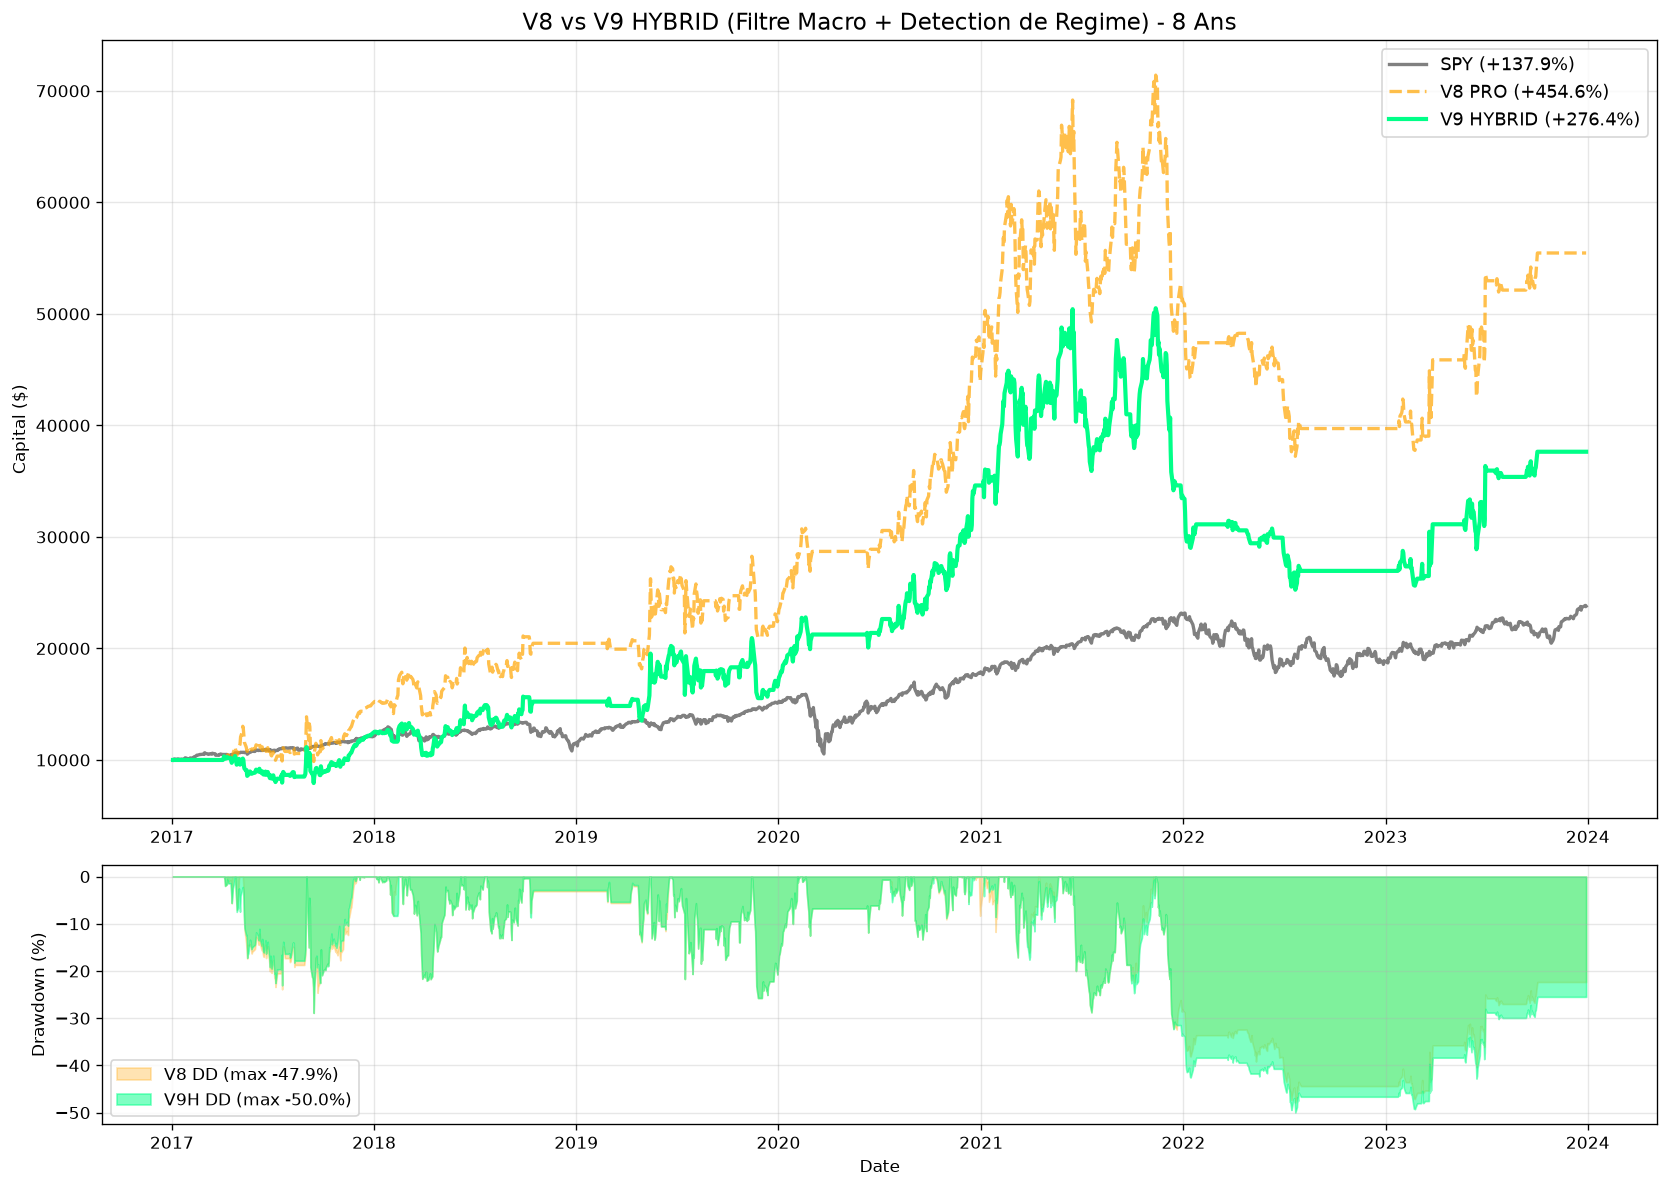

Recreate this plot in Python.
import yfinance as yf
import pandas as pd
import numpy as np
import xgboost as xgb
import matplotlib.pyplot as plt
import warnings
warnings.filterwarnings('ignore')

START_DATE = '2016-01-01'
END_DATE = '2024-01-01'
START_TRADING_DATE = '2017-01-01'
INITIAL_CAPITAL = 10000.0

SECTORS = {
    'CRYPTO': {
        'tickers': ['ETH-USD', 'LINK-USD', 'ADA-USD', 'XRP-USD', 'LTC-USD'],
        'benchmark': 'BTC-USD',
    },
    'MIDCAPS': {
        'tickers': ['ENPH', 'OKTA', 'CCJ', 'MDB', 'SHOP'],
        'benchmark': 'IWM',
    },
    'COMMODITIES': {
        'tickers': ['GLD', 'SLV', 'USO', 'WEAT', 'CPER'],
        'benchmark': 'DBC',
    }
}

def download_all_data():
    print("Telechargement des donnees (2016-2024)...")
    data = {}
    df_global = yf.download('SPY', start=START_DATE, end=END_DATE, progress=False)
    if isinstance(df_global.columns, pd.MultiIndex): df_global.columns = df_global.columns.droplevel(1)
    data['MASTER'] = df_global
    
    df_vix = yf.download('^VIX', start=START_DATE, end=END_DATE, progress=False)
    if isinstance(df_vix.columns, pd.MultiIndex): df_vix.columns = df_vix.columns.droplevel(1)
    data['VIX'] = df_vix['Close']
    
    print("  -> DXY + TNX...")
    df_dxy = yf.download('DX-Y.NYB', start=START_DATE, end=END_DATE, progress=False)
    if isinstance(df_dxy.columns, pd.MultiIndex): df_dxy.columns = df_dxy.columns.droplevel(1)
    data['DXY'] = df_dxy['Close'] if not df_dxy.empty else pd.Series(dtype=float)
    
    df_tnx = yf.download('^TNX', start=START_DATE, end=END_DATE, progress=False)
    if isinstance(df_tnx.columns, pd.MultiIndex): df_tnx.columns = df_tnx.columns.droplevel(1)
    data['TNX'] = df_tnx['Close'] if not df_tnx.empty else pd.Series(dtype=float)
    
    for sector_name, info in SECTORS.items():
        print(f"  -> {sector_name}...")
        df_bench = yf.download(info['benchmark'], start=START_DATE, end=END_DATE, progress=False)
        if isinstance(df_bench.columns, pd.MultiIndex): df_bench.columns = df_bench.columns.droplevel(1)
        sector_data = {'benchmark': df_bench['Close'], 'assets': {}}
        for ticker in info['tickers']:
            df_asset = yf.download(ticker, start=START_DATE, end=END_DATE, progress=False)
            if isinstance(df_asset.columns, pd.MultiIndex): df_asset.columns = df_asset.columns.droplevel(1)
            if not df_asset.empty:
                sector_data['assets'][ticker] = df_asset
        data[sector_name] = sector_data
    return data

def prepare_features(df_asset, sector_name, s_bench, s_global, s_vix):
    df = df_asset.copy()
    df['Sector_Close'] = s_bench
    df['Global_Close'] = s_global
    if sector_name != 'CRYPTO' and not s_vix.empty:
        df['VIX'] = s_vix
        df['VIX'] = df['VIX'].ffill()
    
    df.dropna(subset=['Sector_Close', 'Global_Close'], inplace=True)
    
    df['Dist_SMA_10'] = (df['Close'] / df['Close'].rolling(10).mean()) - 1
    df['Dist_SMA_50'] = (df['Close'] / df['Close'].rolling(50).mean()) - 1
    df['Returns'] = df['Close'].pct_change().clip(lower=-0.15, upper=0.15)
    df['Returns_5d'] = df['Close'].pct_change(5).clip(lower=-0.25, upper=0.25)
    df['Returns_20d'] = df['Close'].pct_change(20).clip(lower=-0.40, upper=0.40)
    df['Volatility'] = df['Returns'].rolling(20).std()
    
    df['Sector_Returns'] = df['Sector_Close'].pct_change()
    df['Sector_SMA_200'] = df['Sector_Close'].rolling(200).mean()
    df['Global_SMA_200'] = df['Global_Close'].rolling(200).mean()
    
    if 'VIX' in df.columns:
        df['VIX_Ratio'] = df['VIX'] / df['VIX'].rolling(30).mean()
    
    df['Volume_Ratio'] = df['Volume'] / df['Volume'].rolling(20).mean()
    df['Relative_Strength_Sector'] = df['Close'].pct_change(10) - df['Sector_Close'].pct_change(10)
    
    delta = df['Close'].diff()
    gain = delta.clip(lower=0).ewm(alpha=1/14, adjust=False).mean()
    loss = (-delta.clip(upper=0)).ewm(alpha=1/14, adjust=False).mean()
    rs = gain / loss
    df['RSI_14'] = 100 - (100 / (1 + rs))
    
    ema_12 = df['Close'].ewm(span=12, adjust=False).mean()
    ema_26 = df['Close'].ewm(span=26, adjust=False).mean()
    df['MACD'] = ema_12 - ema_26
    
    # Regime Detection : Volatilite relative
    df['Vol_20d'] = df['Returns'].rolling(20).std()
    df['Vol_60d_Avg'] = df['Vol_20d'].rolling(60).mean()
    # 0=Calme, 1=Normal, 2=Crise
    df['Vol_Regime'] = np.where(df['Vol_20d'] > df['Vol_60d_Avg'] * 1.5, 2,
                       np.where(df['Vol_20d'] < df['Vol_60d_Avg'] * 0.8, 0, 1))
    
    df['Target'] = (df['Close'].shift(-15) > df['Close']).astype(int)
    return df

def detect_macro_stress_at_date(dxy_series, tnx_series, vix_series, current_date):
    """Score de stress macro a une date donnee (0=OK, 1-3=Danger)."""
    stress = 0
    
    dxy_before = dxy_series[dxy_series.index <= current_date]
    if len(dxy_before) > 20:
        dxy_chg = (dxy_before.iloc[-1] / dxy_before.iloc[-20]) - 1
        if dxy_chg > 0.03:
            stress += 1
    
    tnx_before = tnx_series[tnx_series.index <= current_date]
    if len(tnx_before) > 20:
        tnx_chg = tnx_before.iloc[-1] - tnx_before.iloc[-20]
        if tnx_chg > 0.30:
            stress += 1
    
    vix_before = vix_series[vix_series.index <= current_date]
    if len(vix_before) > 0 and vix_before.iloc[-1] > 30:
        stress += 1
    
    return stress

def run_simulation(data, mode='v8'):
    labels = {
        'v8': 'V8 PRO (Base)',
        'v9_hybrid': 'V9 Hybrid (Filtre Macro + Regime)'
    }
    label = labels[mode]
    print(f"\n--- Simulation {label} ---")
    
    df_global = data['MASTER']
    s_vix = data['VIX']
    s_dxy = data.get('DXY', pd.Series(dtype=float))
    s_tnx = data.get('TNX', pd.Series(dtype=float))
    
    features_dict = {}
    for sector_name, info in SECTORS.items():
        features_dict[sector_name] = {}
        feat_list = ['Dist_SMA_10', 'Dist_SMA_50', 'Returns', 'Returns_5d', 'Returns_20d',
                     'Volatility', 'Volume_Ratio', 'RSI_14', 'MACD', 'Sector_Returns', 'Relative_Strength_Sector']
        if sector_name != 'CRYPTO':
            feat_list.extend(['VIX', 'VIX_Ratio'])
        
        for ticker, df_raw in data[sector_name]['assets'].items():
            df_feat = prepare_features(df_raw, sector_name, data[sector_name]['benchmark'],
                                       df_global['Close'], s_vix)
            features_dict[sector_name][ticker] = {'df': df_feat, 'features': feat_list}
    
    trading_days = df_global[df_global.index >= START_TRADING_DATE].index
    capital = INITIAL_CAPITAL
    equity_curve = []
    current_portfolio = {}
    trained_models = {}
    last_train_month = -1
    macro_blocks = 0  # Compteur de fois ou le filtre macro a bloque
    regime_blocks = 0
    
    for i, current_date in enumerate(trading_days):
        # 1. Rendement quotidien
        if i > 0 and len(current_portfolio) > 0:
            daily_return = 0
            for ticker, weight in current_portfolio.items():
                sec = None
                for s, info in SECTORS.items():
                    if ticker in info['tickers']: sec = s
                if sec and ticker in features_dict[sec] and current_date in features_dict[sec][ticker]['df'].index:
                    ret = features_dict[sec][ticker]['df'].at[current_date, 'Returns']
                    if not pd.isna(ret):
                        daily_return += ret * weight
            capital *= (1 + daily_return)
        equity_curve.append({'Date': current_date, 'Equity': capital})
        
        # 2. Entrainement trimestriel
        if current_date.month in [1, 4, 7, 10] and current_date.month != last_train_month:
            last_train_month = current_date.month
            for sector_name in SECTORS.keys():
                X_train_list, y_train_list = [], []
                for ticker, d in features_dict[sector_name].items():
                    df = d['df']
                    df_hist = df[(df.index < current_date)].dropna()
                    if len(df_hist) > 100:
                        X_train_list.append(df_hist[d['features']])
                        y_train_list.append(df_hist['Target'])
                if X_train_list:
                    X_train = pd.concat(X_train_list)
                    y_train = pd.concat(y_train_list)
                    model = xgb.XGBClassifier(n_estimators=30, max_depth=3, learning_rate=0.05,
                                              subsample=0.8, n_jobs=-1, random_state=42)
                    model.fit(X_train, y_train)
                    trained_models[sector_name] = model
        
        # 3. Rebalancement hebdomadaire (lundi)
        if current_date.weekday() == 0:
            # V9 HYBRID : Filtre de Protection Macro
            if mode == 'v9_hybrid':
                macro_stress = detect_macro_stress_at_date(s_dxy, s_tnx, s_vix, current_date)
                if macro_stress >= 2:
                    # FREIN D'URGENCE : on liquide tout, on passe en cash
                    current_portfolio = {}
                    macro_blocks += 1
                    continue
            
            todays_predictions = []
            for sector_name, info in SECTORS.items():
                if sector_name not in trained_models: continue
                model = trained_models[sector_name]
                for ticker, d in features_dict[sector_name].items():
                    df = d['df']
                    if current_date in df.index:
                        row = df.loc[current_date]
                        regime_sector_ok = row['Sector_Close'] > row['Sector_SMA_200']
                        regime_global_ok = row['Global_Close'] > row['Global_SMA_200']
                        regime_ok = regime_sector_ok if sector_name == 'COMMODITIES' else (regime_global_ok and regime_sector_ok)
                        
                        # V9 HYBRID : Regime de Volatilite
                        if mode == 'v9_hybrid' and 'Vol_Regime' in row.index:
                            if row['Vol_Regime'] == 2:  # Crise : on n'achete pas ce ticker
                                regime_blocks += 1
                                continue
                        
                        if regime_ok and not row[d['features']].isnull().any():
                            X_today = pd.DataFrame([row[d['features']]])
                            prob = model.predict_proba(X_today)[:, 1][0]
                            if prob >= 0.60:
                                todays_predictions.append({'ticker': ticker, 'prob': prob})
            
            todays_predictions.sort(key=lambda x: x['prob'], reverse=True)
            top_5 = [p['ticker'] for p in todays_predictions[:5]]
            new_portfolio = {}
            if len(top_5) > 0:
                weight = 1.0 / len(top_5)
                for t in top_5:
                    new_portfolio[t] = weight
            current_portfolio = new_portfolio
    
    df_equity = pd.DataFrame(equity_curve)
    algo_ret = (capital / INITIAL_CAPITAL) - 1
    df_equity['Peak'] = df_equity['Equity'].cummax()
    df_equity['Drawdown'] = (df_equity['Peak'] - df_equity['Equity']) / df_equity['Peak']
    max_dd = df_equity['Drawdown'].max()
    
    print(f"  Capital Final    : ${capital:,.2f}")
    print(f"  Rendement        : {algo_ret*100:+.2f}%")
    print(f"  Max Drawdown     : -{max_dd*100:.2f}%")
    if mode == 'v9_hybrid':
        print(f"  Macro Blocks     : {macro_blocks} semaines en cash (protection)")
        print(f"  Regime Blocks    : {regime_blocks} signaux bloques (vol trop haute)")
    
    return df_equity, capital, algo_ret, max_dd

if __name__ == '__main__':
    data = download_all_data()
    
    eq_v8, cap_v8, ret_v8, dd_v8 = run_simulation(data, mode='v8')
    eq_v9h, cap_v9h, ret_v9h, dd_v9h = run_simulation(data, mode='v9_hybrid')
    
    # SPY
    df_spy = data['MASTER']
    df_spy = df_spy[(df_spy.index >= START_TRADING_DATE) & (df_spy.index <= END_DATE)]
    spy_normalized = (df_spy['Close'] / df_spy['Close'].iloc[0]) * INITIAL_CAPITAL
    spy_ret = (df_spy['Close'].iloc[-1] / df_spy['Close'].iloc[0]) - 1
    
    print("\n" + "="*55)
    print("  COMPARAISON V8 vs V9 HYBRID (Filtre+Regime) - 8 ANS")
    print("="*55)
    print(f"  S&P 500          : {spy_ret*100:+.2f}%")
    print(f"  V8 PRO           : {ret_v8*100:+.2f}% | Drawdown: -{dd_v8*100:.2f}%")
    print(f"  V9 HYBRID        : {ret_v9h*100:+.2f}% | Drawdown: -{dd_v9h*100:.2f}%")
    print(f"  Delta Rendement  : {(ret_v9h - ret_v8)*100:+.2f}%")
    print(f"  Delta Drawdown   : {(dd_v8 - dd_v9h)*100:+.2f}% (positif = meilleur)")
    print("="*55)
    
    # Graphique
    fig, (ax1, ax2) = plt.subplots(2, 1, figsize=(14, 10), gridspec_kw={'height_ratios': [3, 1]})
    
    ax1.plot(spy_normalized.index, spy_normalized, label=f'SPY ({spy_ret*100:+.1f}%)', color='grey', linewidth=2)
    eq_v8.set_index('Date', inplace=True)
    ax1.plot(eq_v8.index, eq_v8['Equity'], label=f'V8 PRO ({ret_v8*100:+.1f}%)', color='orange', linewidth=2, linestyle='--', alpha=0.7)
    eq_v9h.set_index('Date', inplace=True)
    ax1.plot(eq_v9h.index, eq_v9h['Equity'], label=f'V9 HYBRID ({ret_v9h*100:+.1f}%)', color='#00FF88', linewidth=2.5)
    ax1.set_title('V8 vs V9 HYBRID (Filtre Macro + Detection de Regime) - 8 Ans', fontsize=14)
    ax1.set_ylabel('Capital ($)')
    ax1.legend(fontsize=11)
    ax1.grid(alpha=0.3)
    
    # Drawdown
    ax2.fill_between(eq_v8.index, -eq_v8['Drawdown']*100, 0, alpha=0.3, color='orange', label=f'V8 DD (max -{dd_v8*100:.1f}%)')
    ax2.fill_between(eq_v9h.index, -eq_v9h['Drawdown']*100, 0, alpha=0.5, color='#00FF88', label=f'V9H DD (max -{dd_v9h*100:.1f}%)')
    ax2.set_ylabel('Drawdown (%)')
    ax2.set_xlabel('Date')
    ax2.legend(fontsize=10)
    ax2.grid(alpha=0.3)
    
    plt.tight_layout()
    plt.savefig('backtest_v9_hybrid.png', bbox_inches='tight', dpi=120)
    print("Graphique sauvegarde sous 'backtest_v9_hybrid.png'")
